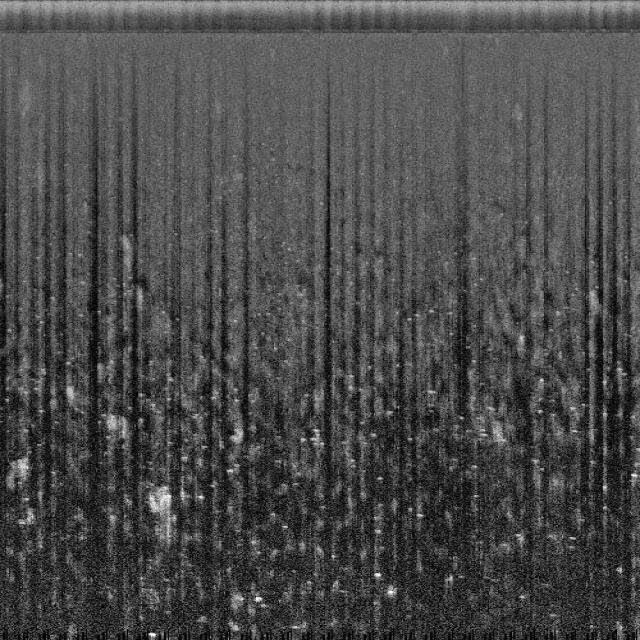
#> input picture data/unified_yolo_seg/images/test/Rec09_Sensor_Depth_wcp_ss_port_00002_jpg.rf.55474d666c38ac0c5410dcf25a846ca8.jpg, 640 x 640 px
$ python -i preprocess.py   (imports and definitions only)
#> lines starting #> are read from the running program, lines starting #| are printed output that depends on the picture
#> further down, picture is the input picture: shape (640, 640, 3); min 0, max 255, mean 74.4
"""
AquaSentinel AI - Sonar Signal Preprocessing Pipeline
Applies water-column excision, empirical gain normalization across the swath, and CLAHE.
"""

from typing import Tuple, Optional
import numpy as np
import cv2

def preprocess_sonar_image(
    image: np.ndarray,
    remove_water_column: bool = True,
    nadir_width_ratio: float = 0.05,
    apply_clahe: bool = True,
    clahe_clip_limit: float = 2.5,
    clahe_grid_size: Tuple[int, int] = (8, 8),
    apply_gain_normalization: bool = True
) -> np.ndarray:
    """
    Standard preprocessing pipeline for Side-Scan Sonar imagery.
    Operates on grayscale or RGB acoustic waterfalls/tiles.
    """
#> called with remove_water_column = True, nadir_width_ratio = 0.05, apply_clahe = True, clahe_clip_limit = 2.5, clahe_grid_size = (8, 8), apply_gain_normalization = True
    if len(image.shape) == 3:
        gray = cv2.cvtColor(image, cv2.COLOR_BGR2GRAY)
        is_color = True
    else:
        gray = image.copy()
        is_color = False

    h, w = gray.shape
#> h = 640; w = 640

    # 1. Water-column excision / nadir blanking
    if remove_water_column and nadir_width_ratio > 0.0:
        mid_x = w // 2
#> mid_x = 320
        nadir_half_width = int((w * nadir_width_ratio) / 2)
#> nadir_half_width = 16
        x_start = max(0, mid_x - nadir_half_width)
#> x_start = 304
        x_end = min(w, mid_x + nadir_half_width)
#> x_end = 336
        # Attenuate water column intensity (simulate excision/blanking)
        gray[:, x_start:x_end] = (gray[:, x_start:x_end] * 0.1).astype(np.uint8)
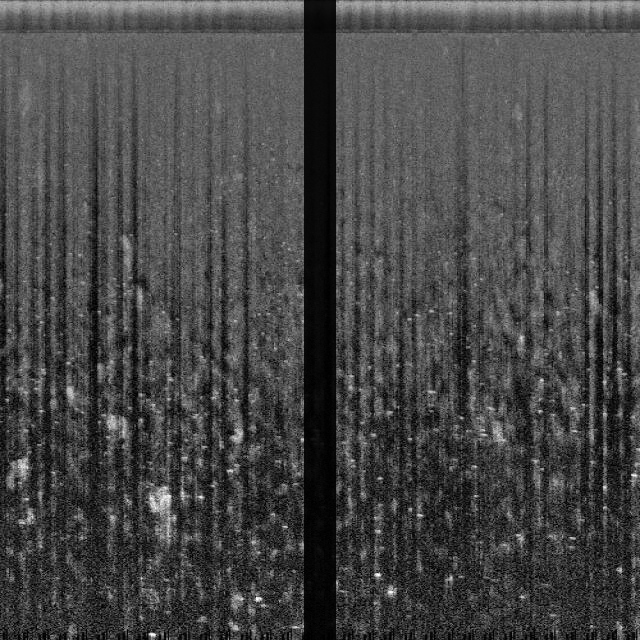
#> gray: shape (640, 640); min 0, max 255, mean 71

    # 2. Empirical Swath Gain Normalization (EGN)
    if apply_gain_normalization:
        # Compute mean intensity per column across the swath
        col_means = np.mean(gray.astype(np.float32), axis=0) + 1e-5
#> col_means = 640 values, max 101.9 at index 168, min 3.79 at index 328, mean 71.05
        overall_mean = np.mean(col_means)
#> overall_mean = 71.05
        gain_curve = overall_mean / col_means
#> gain_curve = 640 values, max 18.74 at index 328, min 0.698 at index 168, mean 1.46
        # Smooth gain curve with 1D Gaussian kernel to avoid high-frequency striping
        gain_curve_smoothed = cv2.GaussianBlur(gain_curve.reshape(1, -1), (15, 1), 3.0).flatten()
#> gain_curve_smoothed = 640 values, max 13.81 at index 328, min 0.788 at index 639, mean 1.46
        # Apply gain curve across columns
        normalized = gray.astype(np.float32) * gain_curve_smoothed
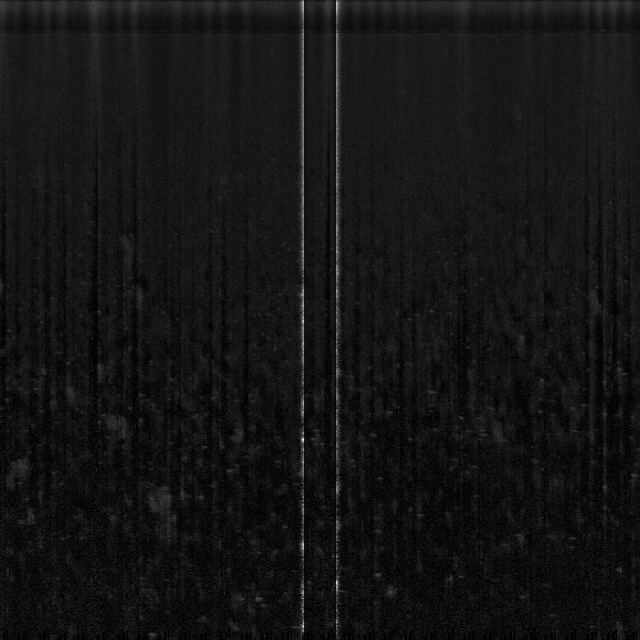
#> normalized: shape (640, 640) float32; min 0, max 914.7, mean 74.2; drawn with min black and max white
        gray = np.clip(normalized, 0, 255).astype(np.uint8)
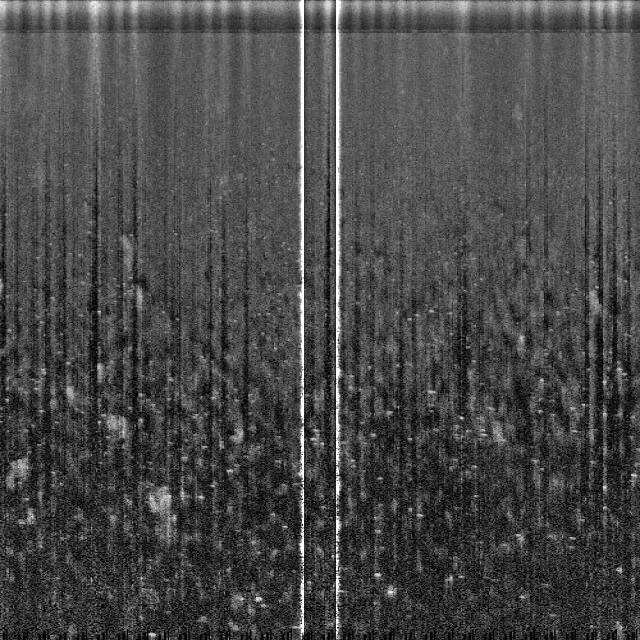
#> gray: shape (640, 640); min 0, max 255, mean 73

    # 3. CLAHE (Contrast Limited Adaptive Histogram Equalization)
    if apply_clahe:
        clahe = cv2.createCLAHE(clipLimit=clahe_clip_limit, tileGridSize=clahe_grid_size)
        gray = clahe.apply(gray)
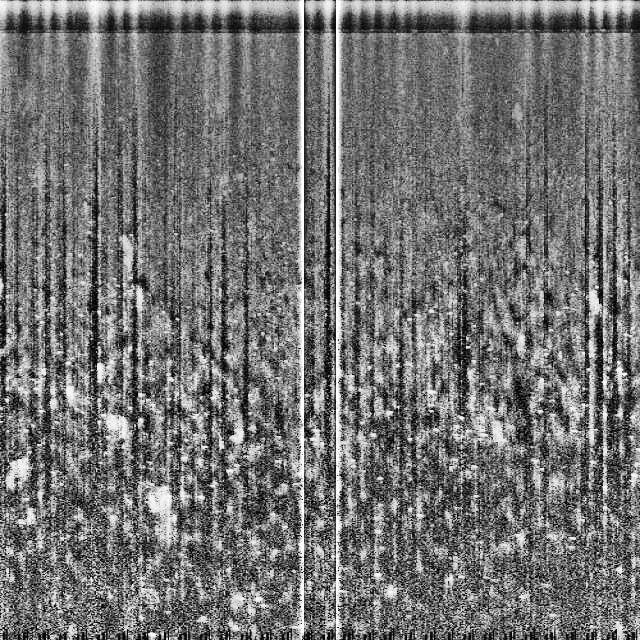
#> gray: shape (640, 640); min 0, max 255, mean 114.1

    if is_color:
        return cv2.cvtColor(gray, cv2.COLOR_GRAY2BGR)
    return gray

>>> import cv2
>>> picture = cv2.imread('../../data/unified_yolo_seg/images/test/Rec09_Sensor_Depth_wcp_ss_port_00002_jpg.rf.55474d666c38ac0c5410dcf25a846ca8.jpg')
>>> result = preprocess_sonar_image(picture)

$ run again, on data/unified_yolo_seg/images/test/Rec09_Sensor_Depth_wcp_ss_port_00005_png_jpg.rf.6b14987e39c7311b09f59a5783251412.jpg
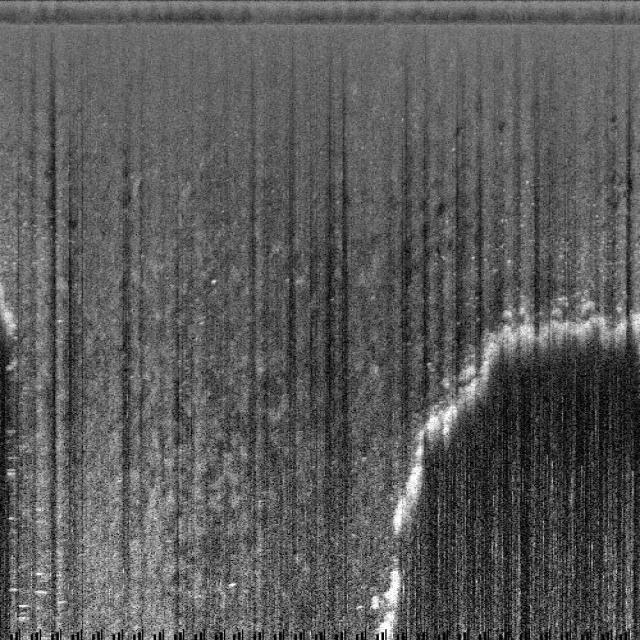
#> input picture data/unified_yolo_seg/images/test/Rec09_Sensor_Depth_wcp_ss_port_00005_png_jpg.rf.6b14987e39c7311b09f59a5783251412.jpg, 640 x 640 px
#> picture is the input picture: shape (640, 640, 3); min 0, max 255, mean 90.1
#> in preprocess_sonar_image, `gray[:, x_start:x_end] = (gray[:, x_start:x_end] * 0.1).astype(np.uint8)`:
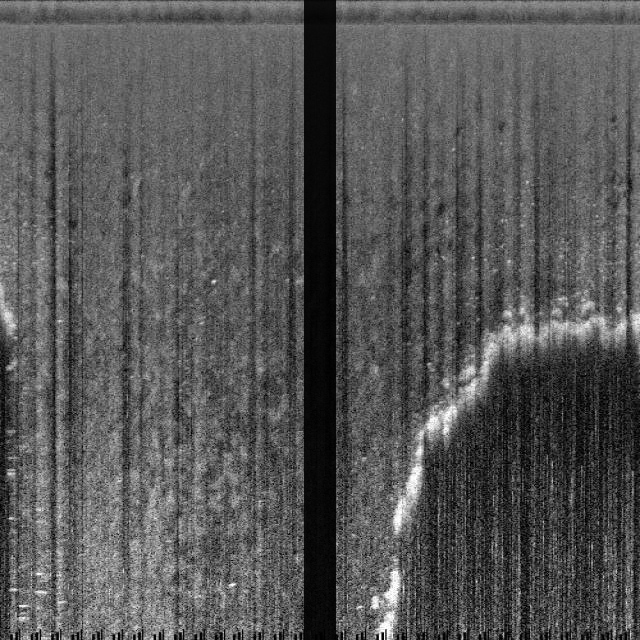
#> gray: shape (640, 640); min 0, max 255, mean 86.5
#> col_means = 640 values, max 130.6 at index 59, min 5.2 at index 329, mean 86.46
#> overall_mean = 86.46
#> gain_curve = 640 values, max 16.63 at index 329, min 0.662 at index 59, mean 1.51
#> gain_curve_smoothed = 640 values, max 13.55 at index 329, min 0.726 at index 41, mean 1.51
#> in preprocess_sonar_image, `gray = clahe.apply(gray)`:
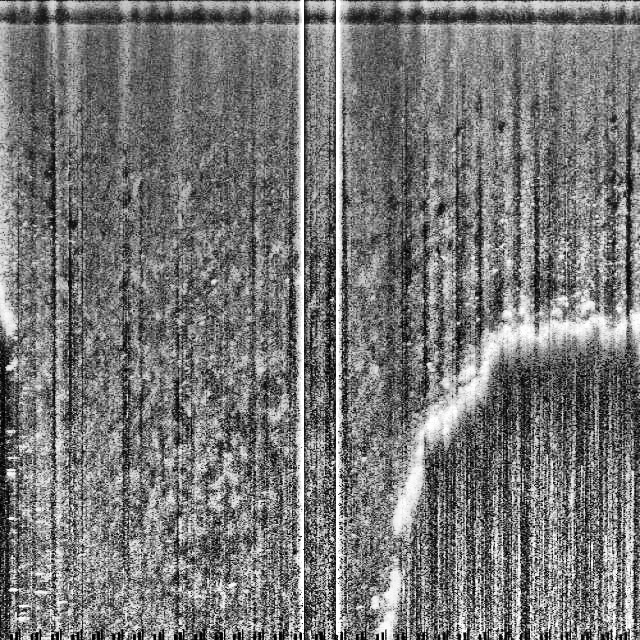
#> gray: shape (640, 640); min 0, max 255, mean 119.4

$ run again, on data/unified_yolo_seg/images/test/Rec09_Sensor_Depth_wcp_ss_port_00014_jpg.rf.fa1943a9b5eb38856deed11d17814cba.jpg
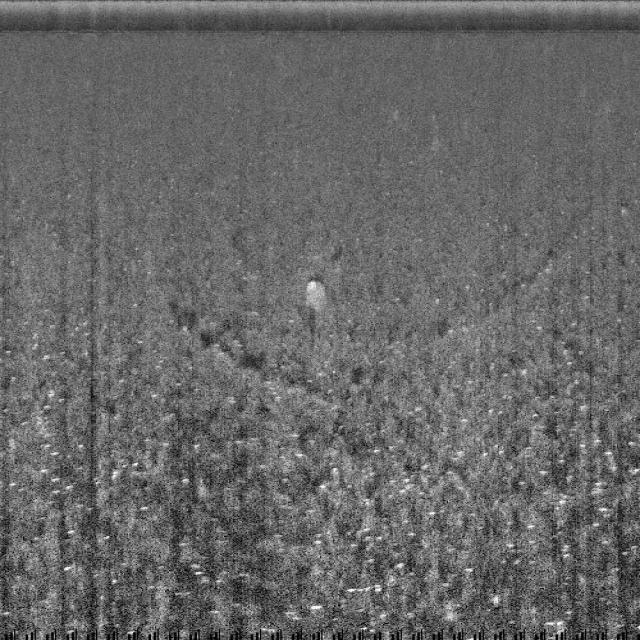
#> input picture data/unified_yolo_seg/images/test/Rec09_Sensor_Depth_wcp_ss_port_00014_jpg.rf.fa1943a9b5eb38856deed11d17814cba.jpg, 640 x 640 px
#> picture is the input picture: shape (640, 640, 3); min 0, max 255, mean 103.2
#> in preprocess_sonar_image, `gray[:, x_start:x_end] = (gray[:, x_start:x_end] * 0.1).astype(np.uint8)`:
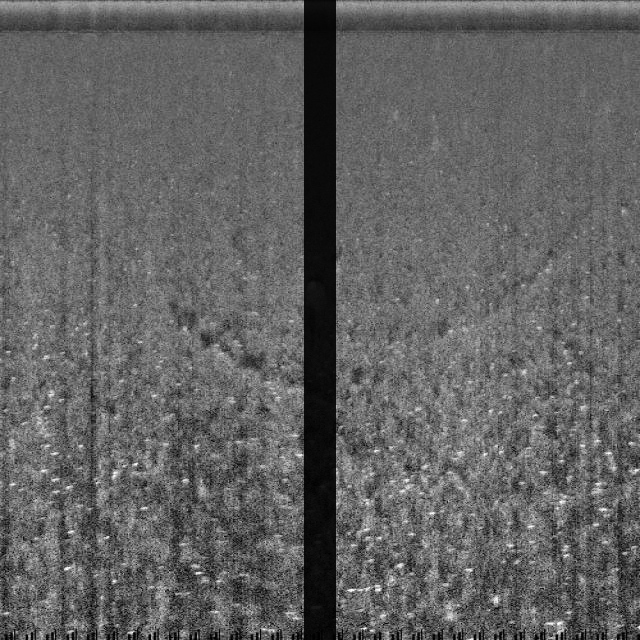
#> gray: shape (640, 640); min 0, max 255, mean 98.2
#> col_means = 640 values, max 116.1 at index 101, min 9.46 at index 304, mean 98.23
#> overall_mean = 98.23
#> gain_curve = 640 values, max 10.38 at index 304, min 0.846 at index 101, mean 1.38
#> gain_curve_smoothed = 640 values, max 9.44 at index 310, min 0.885 at index 468, mean 1.38
#> in preprocess_sonar_image, `gray = clahe.apply(gray)`:
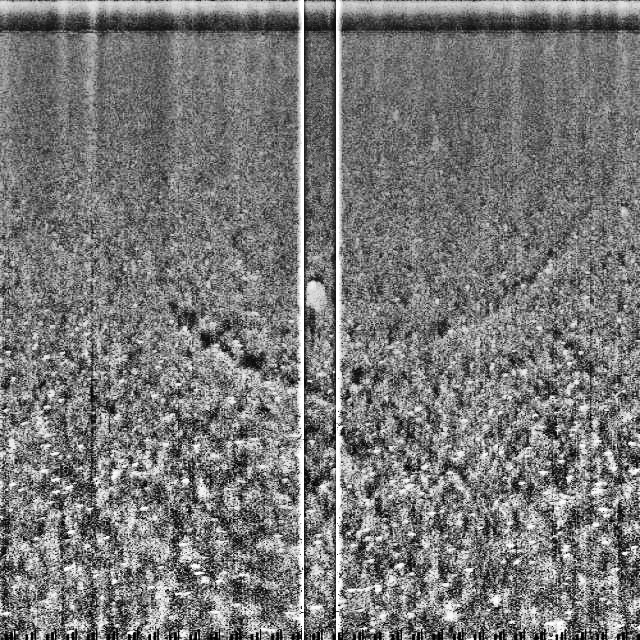
#> gray: shape (640, 640); min 0, max 255, mean 120.6

$ run again, on data/unified_yolo_seg/images/test/Rec09_Sensor_Depth_wcp_ss_port_00017_png_jpg.rf.47dd3b3ccd308eb84186021475f23c0b.jpg
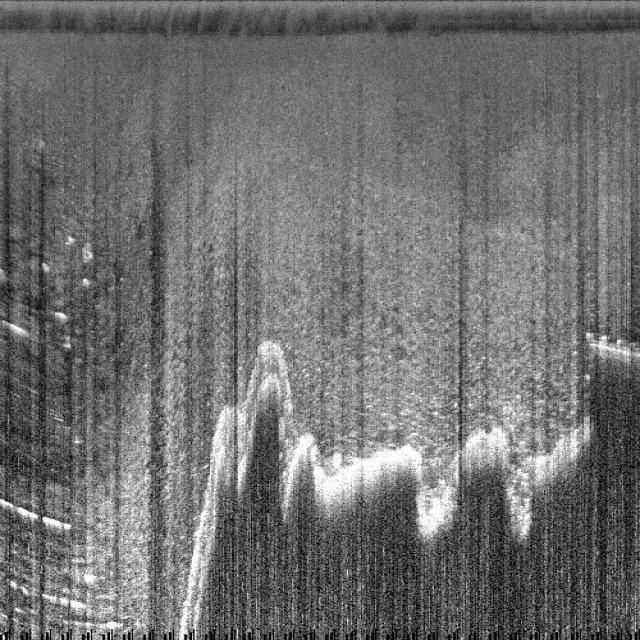
#> input picture data/unified_yolo_seg/images/test/Rec09_Sensor_Depth_wcp_ss_port_00017_png_jpg.rf.47dd3b3ccd308eb84186021475f23c0b.jpg, 640 x 640 px
#> picture is the input picture: shape (640, 640, 3); min 0, max 255, mean 112.2
#> in preprocess_sonar_image, `gray[:, x_start:x_end] = (gray[:, x_start:x_end] * 0.1).astype(np.uint8)`:
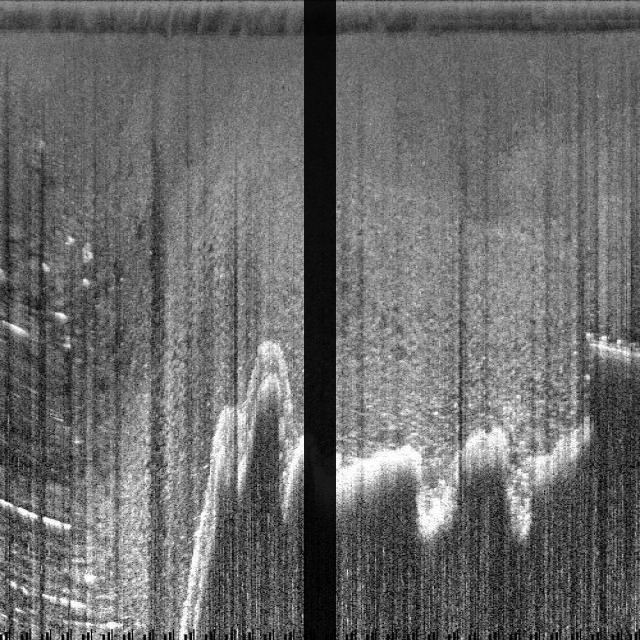
#> gray: shape (640, 640); min 0, max 255, mean 106.7
#> col_means = 640 values, max 142.4 at index 195, min 10.96 at index 333, mean 106.7
#> overall_mean = 106.7
#> gain_curve = 640 values, max 9.73 at index 333, min 0.749 at index 195, mean 1.38
#> gain_curve_smoothed = 640 values, max 9.24 at index 311, min 0.811 at index 196, mean 1.38
#> in preprocess_sonar_image, `gray = clahe.apply(gray)`:
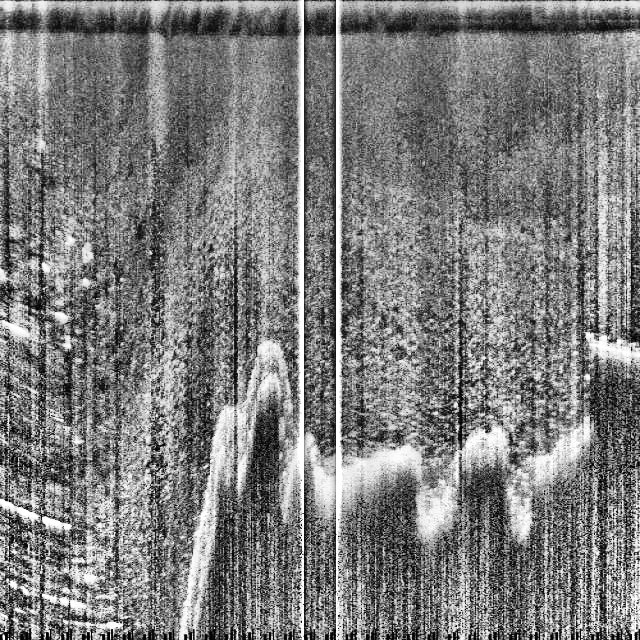
#> gray: shape (640, 640); min 0, max 255, mean 124.3
